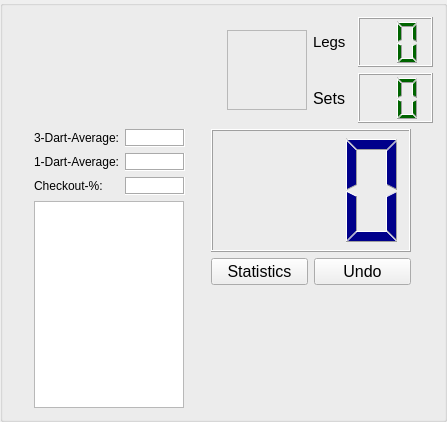
<?xml version="1.0" encoding="UTF-8"?>
<ui version="4.0">
 <class>CX01GroupBox</class>
 <widget class="QGroupBox" name="CX01GroupBox">
  <property name="geometry">
   <rect>
    <x>0</x>
    <y>0</y>
    <width>447</width>
    <height>422</height>
   </rect>
  </property>
  <property name="windowTitle">
   <string>GroupBox</string>
  </property>
  <layout class="QVBoxLayout" name="verticalLayout_3">
   <item>
    <layout class="QHBoxLayout" name="horizontalLayout_8">
     <item>
      <layout class="QHBoxLayout" name="horizontalLayout_5">
       <item>
        <widget class="QLabel" name="labelPlayerName">
         <property name="font">
          <font>
           <pointsize>25</pointsize>
          </font>
         </property>
         <property name="text">
          <string/>
         </property>
         <property name="alignment">
          <set>Qt::AlignCenter</set>
         </property>
        </widget>
       </item>
      </layout>
     </item>
     <item>
      <layout class="QHBoxLayout" name="horizontalLayout_6">
       <item>
        <widget class="CPlayerActiveButton" name="labelPic">
         <property name="sizePolicy">
          <sizepolicy hsizetype="Fixed" vsizetype="Fixed">
           <horstretch>0</horstretch>
           <verstretch>0</verstretch>
          </sizepolicy>
         </property>
         <property name="minimumSize">
          <size>
           <width>80</width>
           <height>80</height>
          </size>
         </property>
         <property name="toolTip">
          <string>Change Player Order</string>
         </property>
         <property name="autoFillBackground">
          <bool>false</bool>
         </property>
         <property name="styleSheet">
          <string notr="true"/>
         </property>
         <property name="frameShape">
          <enum>QFrame::StyledPanel</enum>
         </property>
         <property name="frameShadow">
          <enum>QFrame::Plain</enum>
         </property>
         <property name="text">
          <string/>
         </property>
         <property name="alignment">
          <set>Qt::AlignCenter</set>
         </property>
        </widget>
       </item>
       <item>
        <layout class="QVBoxLayout" name="verticalLayout">
         <item>
          <layout class="QHBoxLayout" name="horizontalLayout_2">
           <item>
            <widget class="QLabel" name="label_leg">
             <property name="font">
              <font>
               <pointsize>11</pointsize>
              </font>
             </property>
             <property name="text">
              <string>Legs</string>
             </property>
            </widget>
           </item>
           <item>
            <widget class="QLCDNumber" name="lcdNumberLegs">
             <property name="sizePolicy">
              <sizepolicy hsizetype="Minimum" vsizetype="Preferred">
               <horstretch>0</horstretch>
               <verstretch>0</verstretch>
              </sizepolicy>
             </property>
             <property name="minimumSize">
              <size>
               <width>75</width>
               <height>50</height>
              </size>
             </property>
             <property name="maximumSize">
              <size>
               <width>16777215</width>
               <height>50</height>
              </size>
             </property>
             <property name="styleSheet">
              <string notr="true">QLCDNumber { color: darkgreen; background-color: none }</string>
             </property>
             <property name="digitCount">
              <number>2</number>
             </property>
            </widget>
           </item>
          </layout>
         </item>
         <item>
          <layout class="QHBoxLayout" name="horizontalLayout_3">
           <item>
            <widget class="QLabel" name="label_set">
             <property name="font">
              <font>
               <pointsize>12</pointsize>
              </font>
             </property>
             <property name="text">
              <string>Sets</string>
             </property>
            </widget>
           </item>
           <item>
            <widget class="QLCDNumber" name="lcdNumberSets">
             <property name="sizePolicy">
              <sizepolicy hsizetype="Minimum" vsizetype="Preferred">
               <horstretch>0</horstretch>
               <verstretch>0</verstretch>
              </sizepolicy>
             </property>
             <property name="minimumSize">
              <size>
               <width>75</width>
               <height>50</height>
              </size>
             </property>
             <property name="maximumSize">
              <size>
               <width>16777215</width>
               <height>50</height>
              </size>
             </property>
             <property name="styleSheet">
              <string notr="true">QLCDNumber { color: darkgreen; background-color: none }</string>
             </property>
             <property name="digitCount">
              <number>2</number>
             </property>
            </widget>
           </item>
          </layout>
         </item>
        </layout>
       </item>
      </layout>
     </item>
    </layout>
   </item>
   <item>
    <layout class="QHBoxLayout" name="horizontalLayout_9">
     <item>
      <layout class="QVBoxLayout" name="verticalLayout_2">
       <item>
        <layout class="QHBoxLayout" name="horizontalLayout_4">
         <item>
          <widget class="QLabel" name="label3DartAvg">
           <property name="sizePolicy">
            <sizepolicy hsizetype="Fixed" vsizetype="Preferred">
             <horstretch>0</horstretch>
             <verstretch>0</verstretch>
            </sizepolicy>
           </property>
           <property name="minimumSize">
            <size>
             <width>85</width>
             <height>0</height>
            </size>
           </property>
           <property name="text">
            <string>3-Dart-Average:</string>
           </property>
           <property name="alignment">
            <set>Qt::AlignLeading|Qt::AlignLeft|Qt::AlignVCenter</set>
           </property>
          </widget>
         </item>
         <item>
          <widget class="QLabel" name="label3DartAvgInput">
           <property name="sizePolicy">
            <sizepolicy hsizetype="Fixed" vsizetype="Preferred">
             <horstretch>0</horstretch>
             <verstretch>0</verstretch>
            </sizepolicy>
           </property>
           <property name="minimumSize">
            <size>
             <width>60</width>
             <height>0</height>
            </size>
           </property>
           <property name="maximumSize">
            <size>
             <width>70</width>
             <height>16777215</height>
            </size>
           </property>
           <property name="styleSheet">
            <string notr="true">QLabel {background-color: white}</string>
           </property>
           <property name="frameShape">
            <enum>QFrame::Box</enum>
           </property>
           <property name="frameShadow">
            <enum>QFrame::Sunken</enum>
           </property>
           <property name="text">
            <string/>
           </property>
           <property name="alignment">
            <set>Qt::AlignRight|Qt::AlignTrailing|Qt::AlignVCenter</set>
           </property>
          </widget>
         </item>
        </layout>
       </item>
       <item>
        <layout class="QHBoxLayout" name="horizontalLayout_7">
         <item>
          <widget class="QLabel" name="label1DartAvg">
           <property name="sizePolicy">
            <sizepolicy hsizetype="Fixed" vsizetype="Preferred">
             <horstretch>0</horstretch>
             <verstretch>0</verstretch>
            </sizepolicy>
           </property>
           <property name="minimumSize">
            <size>
             <width>85</width>
             <height>0</height>
            </size>
           </property>
           <property name="text">
            <string>1-Dart-Average:</string>
           </property>
           <property name="alignment">
            <set>Qt::AlignLeading|Qt::AlignLeft|Qt::AlignVCenter</set>
           </property>
          </widget>
         </item>
         <item>
          <widget class="QLabel" name="label1DartAvgInput">
           <property name="sizePolicy">
            <sizepolicy hsizetype="Fixed" vsizetype="Preferred">
             <horstretch>0</horstretch>
             <verstretch>0</verstretch>
            </sizepolicy>
           </property>
           <property name="minimumSize">
            <size>
             <width>60</width>
             <height>0</height>
            </size>
           </property>
           <property name="maximumSize">
            <size>
             <width>70</width>
             <height>16777215</height>
            </size>
           </property>
           <property name="styleSheet">
            <string notr="true">QLabel {background-color: white}</string>
           </property>
           <property name="frameShape">
            <enum>QFrame::Box</enum>
           </property>
           <property name="frameShadow">
            <enum>QFrame::Sunken</enum>
           </property>
           <property name="text">
            <string/>
           </property>
           <property name="alignment">
            <set>Qt::AlignRight|Qt::AlignTrailing|Qt::AlignVCenter</set>
           </property>
          </widget>
         </item>
        </layout>
       </item>
       <item>
        <layout class="QHBoxLayout" name="horizontalLayout_10">
         <item>
          <widget class="QLabel" name="label_checkout">
           <property name="sizePolicy">
            <sizepolicy hsizetype="Fixed" vsizetype="Preferred">
             <horstretch>0</horstretch>
             <verstretch>0</verstretch>
            </sizepolicy>
           </property>
           <property name="minimumSize">
            <size>
             <width>85</width>
             <height>0</height>
            </size>
           </property>
           <property name="text">
            <string>Checkout-%:</string>
           </property>
           <property name="alignment">
            <set>Qt::AlignLeading|Qt::AlignLeft|Qt::AlignVCenter</set>
           </property>
          </widget>
         </item>
         <item>
          <widget class="QLabel" name="labelCheckoutInput">
           <property name="sizePolicy">
            <sizepolicy hsizetype="Fixed" vsizetype="Preferred">
             <horstretch>0</horstretch>
             <verstretch>0</verstretch>
            </sizepolicy>
           </property>
           <property name="minimumSize">
            <size>
             <width>60</width>
             <height>0</height>
            </size>
           </property>
           <property name="maximumSize">
            <size>
             <width>70</width>
             <height>16777215</height>
            </size>
           </property>
           <property name="styleSheet">
            <string notr="true">QLabel {background-color: white}</string>
           </property>
           <property name="frameShape">
            <enum>QFrame::Box</enum>
           </property>
           <property name="frameShadow">
            <enum>QFrame::Sunken</enum>
           </property>
           <property name="text">
            <string/>
           </property>
           <property name="alignment">
            <set>Qt::AlignRight|Qt::AlignTrailing|Qt::AlignVCenter</set>
           </property>
          </widget>
         </item>
        </layout>
       </item>
       <item>
        <widget class="QTextBrowser" name="textBrowser">
         <property name="sizePolicy">
          <sizepolicy hsizetype="Preferred" vsizetype="Expanding">
           <horstretch>0</horstretch>
           <verstretch>0</verstretch>
          </sizepolicy>
         </property>
         <property name="maximumSize">
          <size>
           <width>150</width>
           <height>16777215</height>
          </size>
         </property>
        </widget>
       </item>
      </layout>
     </item>
     <item>
      <layout class="QVBoxLayout" name="verticalLayout_4">
       <item>
        <widget class="QLCDNumber" name="lcdNumber">
         <property name="sizePolicy">
          <sizepolicy hsizetype="Expanding" vsizetype="Expanding">
           <horstretch>0</horstretch>
           <verstretch>0</verstretch>
          </sizepolicy>
         </property>
         <property name="minimumSize">
          <size>
           <width>0</width>
           <height>80</height>
          </size>
         </property>
         <property name="maximumSize">
          <size>
           <width>200</width>
           <height>200</height>
          </size>
         </property>
         <property name="font">
          <font>
           <pointsize>8</pointsize>
          </font>
         </property>
         <property name="styleSheet">
          <string notr="true">QLCDNumber { color: darkblue; background-color: none }</string>
         </property>
         <property name="digitCount">
          <number>3</number>
         </property>
         <property name="segmentStyle">
          <enum>QLCDNumber::Filled</enum>
         </property>
         <property name="value" stdset="0">
          <double>0.000000000000000</double>
         </property>
         <property name="intValue" stdset="0">
          <number>0</number>
         </property>
        </widget>
       </item>
       <item>
        <layout class="QHBoxLayout" name="horizontalLayout">
         <item>
          <widget class="QPushButton" name="pushButtonStats">
           <property name="font">
            <font>
             <pointsize>12</pointsize>
            </font>
           </property>
           <property name="text">
            <string>Statistics</string>
           </property>
          </widget>
         </item>
         <item>
          <widget class="QPushButton" name="pushButtonUndo">
           <property name="font">
            <font>
             <pointsize>12</pointsize>
            </font>
           </property>
           <property name="text">
            <string>Undo</string>
           </property>
          </widget>
         </item>
        </layout>
       </item>
       <item>
        <spacer name="verticalSpacer">
         <property name="orientation">
          <enum>Qt::Vertical</enum>
         </property>
         <property name="sizeHint" stdset="0">
          <size>
           <width>20</width>
           <height>40</height>
          </size>
         </property>
        </spacer>
       </item>
      </layout>
     </item>
    </layout>
   </item>
  </layout>
 </widget>
 <customwidgets>
  <customwidget>
   <class>CPlayerActiveButton</class>
   <extends>QLabel</extends>
   <header>player_active_button.h</header>
  </customwidget>
 </customwidgets>
 <resources/>
 <connections/>
</ui>
